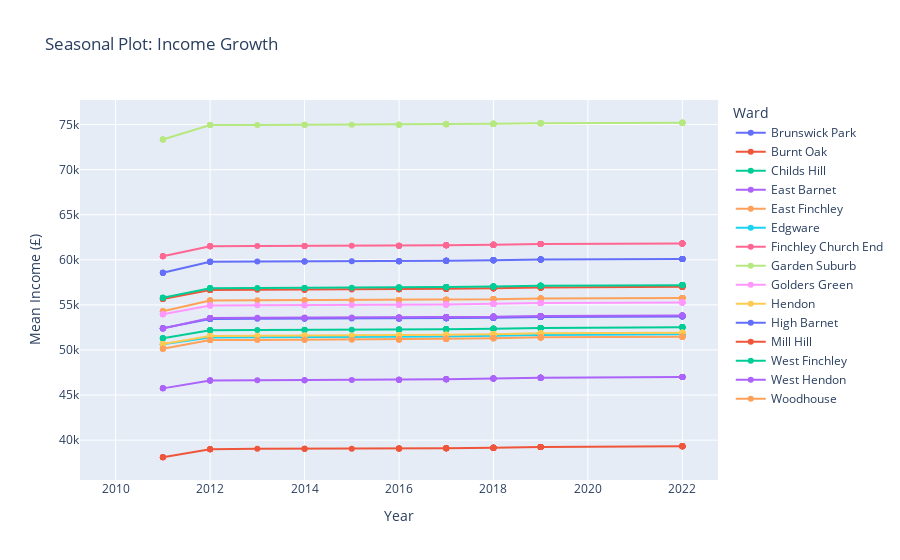

Write notebook code for a chart like this one.
### Code cell
# Plot of income growth in each ward in Barnet
fig_income = px.line(df4, x='Year', y='Mean Income (£)', color='Ward',
                   title="Seasonal Plot: Income Growth")
fig_income.update_yaxes(title="Mean Income (£)")
fig_income.update_traces(mode="markers+lines", hovertemplate=None)
fig_income.update_layout(hovermode="x unified")

fig_income.show()
